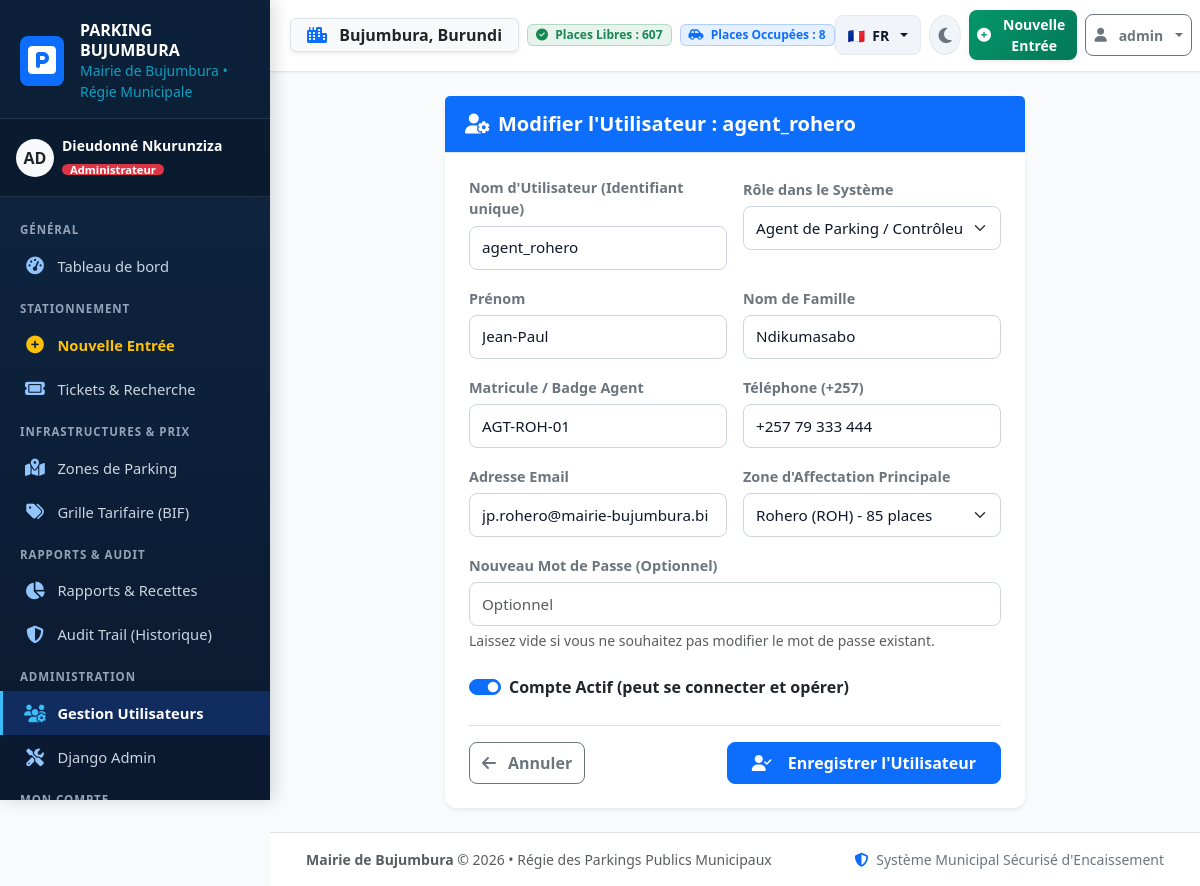
Page /users/2/edit/ (signed in) on the earlier database version.
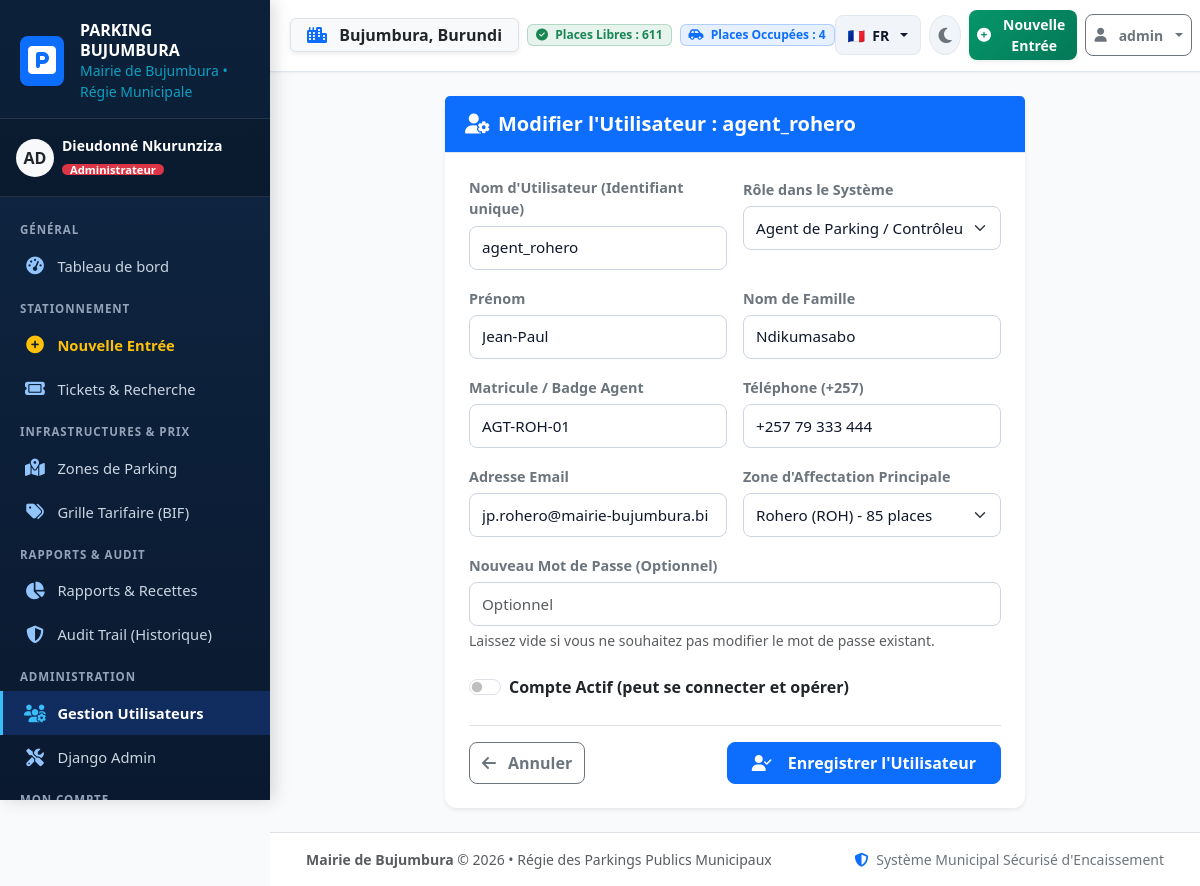
Same page on the later database version.
### parking_app/models.py (models this page shows, shortened)
class CustomUser(AbstractUser):
    ROLE_CHOICES = [
        ('ADMIN', 'Administrateur'),
        ('AGENT', 'Agent de Parking / Contrôleur'),
    ]
    role = models.CharField(
        max_length=10,
        choices=ROLE_CHOICES,
        default='AGENT',
        verbose_name="Rôle dans le système"
    )
    phone = models.CharField(
        max_length=25,
        blank=True,
        verbose_name="Numéro de téléphone (+257)"
    )
    badge_id = models.CharField(
        max_length=30,
        blank=True,
        null=True,
        unique=True,
        verbose_name="Matricule / Badge Agent"
    )
    assigned_zone = models.ForeignKey(
        'ParkingZone',
        on_delete=models.SET_NULL,
        null=True,
        blank=True,
        related_name='assigned_agents',
        verbose_name="Zone d'affectation principale"
    )
    class Meta:
        verbose_name = "Utilisateur"
        verbose_name_plural = "Utilisateurs"
        ordering = ['username']
    def is_admin_user(self):
        return self.role == 'ADMIN' or self.is_superuser
    def get_role_badge_class(self):
        if self.role == 'ADMIN':
            return 'bg-danger text-white'
        return 'bg-primary text-white'

### parking_app/views.py (the view)
# urls.py: path('users/<int:pk>/edit/', views.user_edit, name='user_edit'),
@admin_required
def user_edit(request, pk):
    target_user = get_object_or_404(CustomUser, pk=pk)
    if request.method == 'POST':
        form = CustomUserUpdateForm(request.POST, instance=target_user)
        if form.is_valid():
            target_user = form.save()
            log_activity(
                request,
                action='MODIFICATION',
                target_model='CustomUser',
                target_id=target_user.id,
                target_repr=str(target_user),
                details=f"Mise à jour des informations de l'utilisateur '{target_user.username}'."
            )
            messages.success(request, f"Compte de l'utilisateur '{target_user.username}' mis à jour.")
            return redirect('user_list')
    else:
        form = CustomUserUpdateForm(instance=target_user)
    return render(request, 'parking_app/users/user_form.html', {
        'form': form,
        'target_user': target_user,
        'title': f"Modifier l'Utilisateur : {target_user.username}",
    })

### parking_app/forms.py (shortened to what this page needs)
class CustomUserUpdateForm(BootstrapFormMixin, forms.ModelForm):
    new_password = forms.CharField(
        label="Nouveau mot de passe (laisser vide pour ne pas changer)",
        required=False,
        widget=forms.PasswordInput(attrs={'placeholder': 'Optionnel'})
    )
    class Meta:
        model = CustomUser
        fields = [
            'username', 'first_name', 'last_name', 'email',
            'role', 'badge_id', 'phone', 'assigned_zone', 'is_active'
        ]

### parking_app/models.py (called while the page is built)
    def __str__(self):
        return f"{self.name} ({self.code}) - {self.total_spots} places"

    def get_queryset(self):
        return ParkingTicketQuerySet(self.model, using=self._db)

### templates/parking_app/users/user_form.html (shortened to what this page needs)
{% extends 'base.html' %}
{% block content %}
<div class="row justify-content-center">
    <div class="col-lg-8">
        <div class="card shadow-sm border-0">
            <div class="card-header bg-primary text-white py-3">
                <h5 class="mb-0 fw-bold">
                    <i class="fa-solid fa-user-gear me-2"></i>{{ title }}
                </h5>
            </div>
            <div class="card-body p-4">
                <form method="post" novalidate>
                    <div class="row g-3 mb-3">
                        <div class="col-md-6">
                            <label class="form-label fw-semibold small text-secondary">Nom d'Utilisateur (Identifiant unique)</label>
                            {{ form.username }}
                        </div>
                        <div class="col-md-6">
                            <label class="form-label fw-semibold small text-secondary">Rôle dans le Système</label>
                            {{ form.role }}
                        </div>
                        <div class="col-md-6">
                            <label class="form-label fw-semibold small text-secondary">Prénom</label>
                            {{ form.first_name }}
                        </div>
                        <div class="col-md-6">
                            <label class="form-label fw-semibold small text-secondary">Nom de Famille</label>
                            {{ form.last_name }}
                        </div>
                        <div class="col-md-6">
                            <label class="form-label fw-semibold small text-secondary">Matricule / Badge Agent</label>
                            {{ form.badge_id }}
                        </div>
                        <div class="col-md-6">
                            <label class="form-label fw-semibold small text-secondary">Téléphone (+257)</label>
                            {{ form.phone }}
                        </div>
                        <div class="col-md-6">
                            <label class="form-label fw-semibold small text-secondary">Adresse Email</label>
                            {{ form.email }}
                        </div>
                        <div class="col-md-6">
                            <label class="form-label fw-semibold small text-secondary">Zone d'Affectation Principale</label>
                            {{ form.assigned_zone }}
                        </div>
                        {% if form.new_password %}
                        <div class="col-12">
                            <label class="form-label fw-semibold small text-secondary">Nouveau Mot de Passe (Optionnel)</label>
                            {{ form.new_password }}
                            <div class="form-text small">Laissez vide si vous ne souhaitez pas modifier le mot de passe existant.</div>
                        </div>
                        {% endif %}
                        <div class="col-12">
                            <div class="form-check form-switch mt-2">
                                {{ form.is_active }}
                                <label class="form-check-label fw-semibold" for="{{ form.is_active.id_for_label }}">
                                    Compte Actif (peut se connecter et opérer)
                                </label>
                            </div>
                        </div>
                    </div>
                    <div class="d-flex justify-content-between align-items-center mt-4 pt-3 border-top">
                        <a href="{% url 'user_list' %}" class="btn btn-outline-secondary">
                            <i class="fa-solid fa-arrow-left me-1"></i> Annuler
                        </a>
                        <button type="submit" class="btn btn-primary fw-bold px-4">
                            <i class="fa-solid fa-user-check me-2"></i> Enregistrer l'Utilisateur
                        </button>
                    </div>
                </form>
            </div>
        </div>
    </div>
</div>
{% endblock %}

### templates/base.html (shortened to what the changed rows need)
{% load i18n static %}
<!DOCTYPE html>
<html lang="{{ LANGUAGE_CODE|default:'fr' }}" data-bs-theme="light" data-theme="light">
<head>
    <link href="https://cdn.jsdelivr.net/npm/bootstrap@5.3.3/dist/css/bootstrap.min.css" rel="stylesheet">
    <link href="https://cdnjs.cloudflare.com/ajax/libs/font-awesome/6.5.1/css/all.min.css" rel="stylesheet">
    <link rel="stylesheet" href="{% static 'css/custom.css' %}">
</head>
<body data-bs-theme="light" data-theme="light">
    <div class="app-wrapper">
        <div class="main-content">
            <header class="top-navbar d-flex align-items-center justify-content-between">
                <div class="d-flex align-items-center gap-2">
                    <div class="d-none d-md-flex align-items-center gap-2">
                        <span class="badge bg-success bg-opacity-10 text-success border border-success border-opacity-25 px-2 py-1">
                            <i class="fa-solid fa-circle-check me-1"></i> {% trans "Places Libres" %} : <strong>{{ global_available_spots|default:"0" }}</strong>
                        </span>
                        <span class="badge bg-primary bg-opacity-10 text-primary border border-primary border-opacity-25 px-2 py-1">
                            <i class="fa-solid fa-car-side me-1"></i> {% trans "Places Occupées" %} : <strong>{{ global_occupied_spots|default:"0" }}</strong>
                        </span>
                    </div>
                </div>
            </header>
            <main class="content-body" id="mainContent">
                {% block content %}{% endblock %}
            </main>
        </div>
    </div>
</body>
</html>

Differences in the rows shown:
changed CustomUser "agent_rohero": is_active "☑" → "☐"
Other differences:
{{ global_available_spots|default:"0" }}: "607" → "611"
{{ global_occupied_spots|default:"0" }}: "8" → "4"
